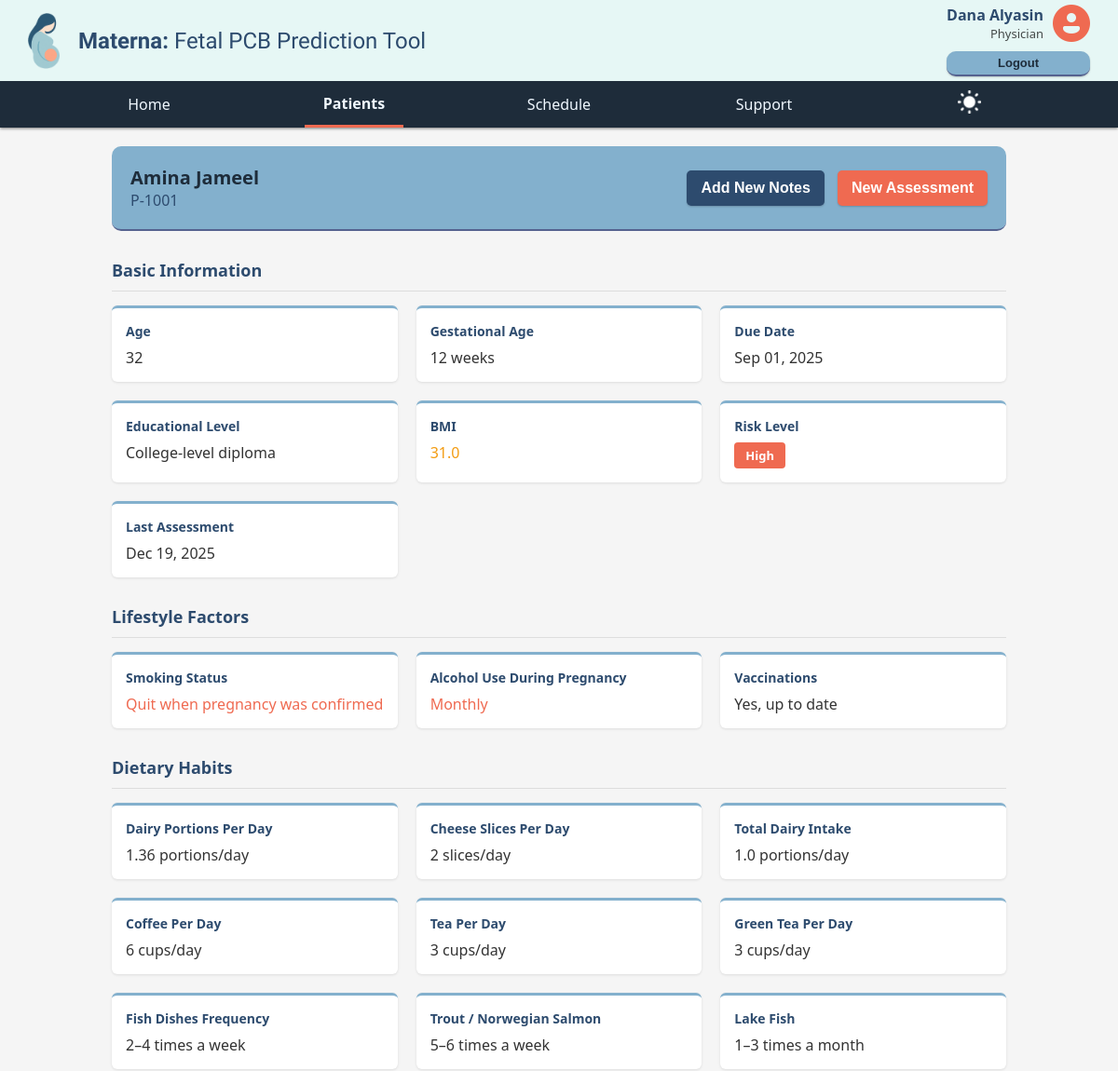
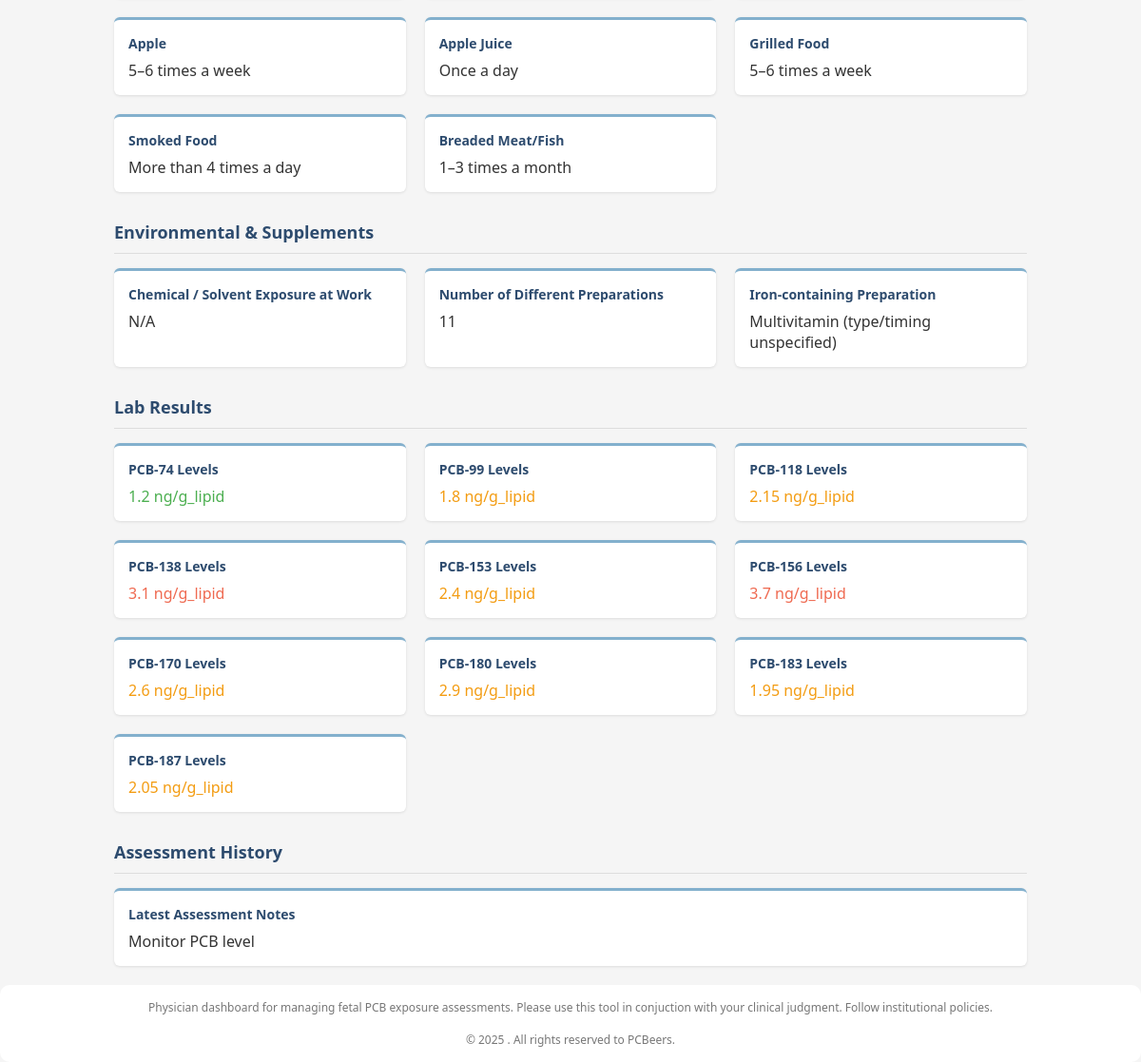
Screenshot of /patients/patient_profile/1001 (signed in) with the database file from the repository (2 pictures, top to bottom).
### models.py (models this page shows)
class Patient(SQLModel, table=True):
    id: Optional[int] = Field(default=None, primary_key=True)
    name: str
    bdate: date
    age: Optional[int] = None
    gestational_age: Optional[int] = None
    due_date: Optional[date] = None
    risk: Optional[str] = None  # e.g. 'low', 'medium', 'high'
    data_consent: bool = Field(default=False)
    is_complete: bool = Field(default=False)
    notes: Optional[str] = None
    docs: Optional[str] = None  # Could be file path or JSON metadata
    physician_id: Optional[int] = Field(default=None, foreign_key="account.id")
    physician: Optional[Account] = Relationship(back_populates="patients")
    appointments: List["Appointment"] = Relationship(back_populates="patient")
    lab_tests: List["LabTest"] = Relationship(back_populates="patient")
    model_features: List["ModelFeatures"] = Relationship(
        back_populates="patient")

### main.py (the view)
@app.get("/patients/patient_profile/{patient_id}")
def physician_patient_profile(request: Request, patient_id: int, session: Session = Depends(get_session)):
    user_data = request.session.get("user")
    data = user_data.copy()
    role = data.get("role")
    if role == "physician":
        data |= dbf.get_physician_patient_profile(session, patient_id)
        return templates.TemplateResponse(f"{role}/patient_profile.html", {"request": request, "data": data})

### templates/physician/patient_profile.html (shortened to what this page needs)
{% extends "layouts/main_layout.html" %}
{% block content %}
<div class="Controls">
    <div>
        <div class="patient-name">{{ data.patient_name }}</div>
        <div class="patient-id">{{ data.patient_id }}</div>
    </div>
    <div>
        <button class="button-secondary" onclick="addNotes()">Add New Notes</button>
        <button class="button-primary" onclick="location.href=location.href + '/assessment';">New
            Assessment</button>
    </div>
</div>
<div class="section-title">Basic Information</div>
<div class="info-grid">
    {% for info in data.personal_info %}
    <div class="info-card">
        <div class="card-title">{{ info.label }}</div>
        <div class="card-value {{ info.value_class|default('') }}">
            {% if info.badge_class %}
            <span class="risk-badge {{ info.badge_class }}">{{ info.value }}</span>
            {% else %}
            {{ info.value }}
            {% endif %}
        </div>
    </div>
    {% endfor %}
</div>
<div class="section-title">Lifestyle Factors</div>
<div class="info-grid">
    {% for info in data.lifestyle_info %}
    <div class="info-card">
        <div class="card-title">{{ info.label }}</div>
        <div class="card-value {{ info.value_class|default('') }}">{{ info.value }}</div>
    </div>
    {% endfor %}
</div>
<div class="section-title">Dietary Habits</div>
<div class="info-grid">
    {% for info in data.diet_info %}
    <div class="info-card">
        <div class="card-title">{{ info.label }}</div>
        <div class="card-value {{ info.value_class|default('') }}">{{ info.value }}</div>
    </div>
    {% endfor %}
</div>
<div class="section-title">Environmental & Supplements</div>
<div class="info-grid">
    {% for info in data.environmental_info %}
    <div class="info-card">
        <div class="card-title">{{ info.label }}</div>
        <div class="card-value {{ info.value_class|default('') }}">{{ info.value }}</div>
    </div>
    {% endfor %}
</div>
<div class="section-title">Lab Results</div>
<div class="info-grid">
    {% if data.lab_results %}
    {% for result in data.lab_results %}
    <div class="info-card">
        <div class="card-title">{{ result.label }}</div>
        <div class="card-value {{ result.value_class|default('') }}">{{ result.value }}</div>
    </div>
    {% endfor %}
    {% else %}
    No Results available yet.
    </br>
    <button class="button-secondary" onclick="requestLabTest()">Request
        Lab Test</button>
    {% endif %}
</div>
<div class="section-title">Assessment History</div>
<div class="info-card">
    <div class="card-title">Latest Assessment Notes</div>
    <div class="card-value" id="assessment_notes">
        {{ data.assessment_notes }}
    </div>
</div>
{% endblock %}

### templates/layouts/main_layout.html (shortened to what this page needs)
{% extends "layouts/parent_layout.html" %}
{% block user %}
<div class="user-info">
    <div>
        <div>
            <div class="user-name">{{data.first_name}} {{data.last_name}}</div>
            <div class="user-role">{{data.job}}</div>
        </div>
        <img src="{{ url_for('static', path='user.png') }}" alt="User Icon" width="40px">
    </div>
    <button class="Controls button-secondary"
        style="padding: 5px; margin: 0px; font-size: small; justify-content: center; background-color: var(--light-blue);"
        onclick="logout();">Logout</button>
</div>
{% endblock %}
{% block nav %}
{% macro nav_link(label, href) %}
{% set current_page = request.url.path.split('/')[1] %}
<a href="/{{ href }}" class="{{ 'active' if href.startswith(current_page) else ''}}">{{ label }}</a>
{% endmacro %}
{{ nav_link('Home', 'home.html') }}
{% if data.role == 'admin' %}
{{ nav_link('Dashboard', 'dashboard.html') }}
{{ nav_link('Accounts Manager', 'accounts.html') }}
{{ nav_link('Reports', 'reports.html') }}
{% elif data.role == 'physician' %}
{{ nav_link('Patients', 'patients.html') }}
{{ nav_link('Schedule', 'schedule.html') }}
{{ nav_link('Support', 'support.html') }}
{% elif data.role == 'lab_admin' %}
{{ nav_link('Lab Results', 'results.html') }}
{{ nav_link('Test Requests', 'requests.html') }}
{{ nav_link('Support', 'support.html') }}
{% elif data.role == 'data_clerk' %}
{{ nav_link('Patients', 'patients.html') }}
{{ nav_link('Appointments', 'appointments.html') }}
{{ nav_link('Support', 'support.html') }}
{% else %}
{{ nav_link('Support', 'support.html') }}
{% endif %}
<a href=""><img src="{{ url_for('static', path='lightmode.png') }}" width="25px"></a>
{% endblock %}
{% block footer %}
{% if data.role == 'admin' %}
Administrator dashboard for managing users, viewing reports, and overseeing system performance.
Ensure all activities comply with organizational policies and data protection regulations.
{% elif data.role == 'physician' %}
Physician dashboard for managing fetal PCB exposure assessments.
Please use this tool in conjuction with your clinical judgment.
Follow institutional policies.
{% elif data.role == 'lab_admin' %}
Labratory Administrator portal for the Fetal PCB Prediction Tool. All testing should be performed according to
standardized protocols. Critical values should be immediately informed to the attending physician for
appropriate clinical intervention.
{% elif data.role == 'data_clerk' %}
Data Receptionist portal for the Fetal PCB Prediction Tool. All patient information entered is confidential and
protected under privacy policies. Please ensure accuracy and completeness of all records.
{% else %}
Research dashboard for maternal and fetal PCB exposure insights and analysis. All insights are generated using
predictive models. Please interpret results in conjunction with clinical expertise and institutional guidelines.
{% endif %}
{% endblock %}

### templates/layouts/parent_layout.html (shortened to what this page needs)
<!DOCTYPE html>
<html lang="en">
<head>
    <link rel="stylesheet" href="{{ url_for('static', path='styles/background.css') }}">
</head>
<body>
    <div class="header-container">
        <header class="header">
            <div class="logo-container">
                <img src="{{ url_for('static', path='logo.png') }}" alt="Materna logo" height="60px">
                <h2 class="brand"><span class="logo">Materna:</span> Fetal PCB Prediction Tool</h2>
            </div>
            {% block user %}{% endblock %}
        </header>
        <nav class="nav-links">
            {% block nav %}{% endblock %}
        </nav>
    </div>
    <div class="content">
        {% block content %}{% endblock %}
    </div>
    <footer class="footer">
        {% block footer %}{% endblock %}
        <br><br>
        © 2025 . All rights reserved to PCBeers.
    </footer>
</body>
</html>

### static/styles/background.css (style rules this page uses)
:root { --dark-blue: #2d4b6e; --light-blue: #83b0cd; --mint: #e6f7f5; --coral: #ef6a51; --navy: #1e2c3a; --whtish: #f5f5f5; }
body { margin: 0; background-color: var(--whtish); color: rgb(51, 51, 51); font-family: 'Segoe UI', Tahoma, Geneva, Verdana, sans-serif; }
.header-container { box-shadow: 0px 1px 3px rgb(0, 0, 0, 0.5); }
.header { display: flex; justify-content: space-between; align-items: center; padding: 5px 30px; background-color: var(--mint); font-size: 12pt; color: var(--dark-blue); }
.header .logo-container { display: flex; align-items: center; gap: 20px; font-weight: lighter; }
.header .logo-container .brand { margin: 10px 0px; font-family: "Eagle Lake", serif; font-weight: lighter; }
.header .logo-container .logo { font-weight: 900; }
.header .user-info { display: grid; align-items: center; gap: 10px; }
.header .user-info div { display: flex; justify-content: space-between; }
.header .user-info div div { display: flex; flex-direction: column; text-align: right; margin-right: 5px; }
.header .user-info .user-name { font-weight: bold; }
.header .user-info .user-role { font-size: small; color: rgba(0, 0, 0, 0.7); }
.nav-links { display: grid; grid-template-columns: repeat(auto-fit, minmax(100px, 1fr)); justify-items: center; margin: 0; padding: 0px 50px; overflow: hidden; background-color: var(--navy); color: aliceblue; font-size: 12pt; }
.nav-links a { align-content: center; text-decoration: none; color: aliceblue; padding: 10px 20px; transition: all 0.3s ease-in-out; }
.nav-links a.active { font-weight: bold; border-bottom: 3px solid var(--coral); }
.content { padding: 0 10%; justify-content: center; align-items: center; }
.Controls { display: flex; flex-wrap: wrap; justify-content: space-between; align-items: center; margin: 20px 0px; padding: 20px; background-color: var(--light-blue); color: var(--navy); border-radius: 10px; border-bottom: 2px solid rgb(85, 98, 143); }
button { padding: 10px 15px; color: white; font-size: medium; font-weight: 550; border: none; border-radius: 5px; box-shadow: 0px 1px 2px rgba(0, 0, 0, 0.2); cursor: pointer; }
.Controls button { padding: 10px 15px; color: white; font-size: medium; font-weight: 550; border: none; border-radius: 5px; box-shadow: 0px 1px 2px rgb(0, 0, 0, 0.2); cursor: pointer; }
.button-primary { background-color: var(--coral); }
.button-secondary { background-color: var(--dark-blue); margin-right: 10px; }
.info-grid { display: grid; grid-template-columns: repeat(3, 1fr); gap: 20px; margin-bottom: 30px; }
.info-card { background-color: white; border-radius: 6px; padding: 15px; box-shadow: 0 1px 3px rgba(0, 0, 0, 0.1); border-top: 3px solid var(--light-blue); }
.card-title { font-weight: bold; color: var(--dark-blue); font-size: 14px; margin-bottom: 8px; }
.card-value { font-size: 16px; font-weight: 500; }
.section-title { font-size: 18px; font-weight: bold; margin: 30px 0 15px 0; color: var(--dark-blue); border-bottom: 1px solid #ddd; padding-bottom: 10px; }
.footer { background-color: white; padding: 15px; border-radius: 10px; font-size: 12px; color: #777; text-align: center; margin-top: 20px; }
.risk-badge { padding: 5px 12px; font-size: 13px; }
.risk-badge, .status-badge { display: inline-block; border-radius: 4px; color: white; font-weight: bold; }
.risk-high, .status-critical, .status-incomplete { background-color: var(--coral); }
.status-1, .bmi-normal { color: #4caf50; }
.status-2, .bmi-warning { color: #f39c12; }
.status-3, .bmi-alert { color: var(--coral); }

### templates/physician/patient_profile.html (style rules this page uses)
.patient-name { font-size: 20px; font-weight: bold; }
.patient-id { color: var(--dark-blue); }

### rows the page displays
Patient: patient_name "Amina Jameel", patient_id "P-1001", assessment_notes "Monitor PCB level"

### other values shown
{{ data.first_name }} "Dana"
{{ data.last_name }} "Alyasin"
{{ data.job }} "Physician"
{{ label }} "Home Patients Schedule Support"
{{ info.label }} "Age" "Gestational Age" "Due Date" "Educational Level" "BMI" "Risk Level" "Last Assessment"
{{ info.value }} "32" "12 weeks" "Sep 01, 2025" "College-level diploma" "31.0" "Dec 19, 2025"
{{ info.value }} "High"
{{ info.label }} "Smoking Status" "Alcohol Use During Pregnancy" "Vaccinations"
{{ info.value }} "Quit when pregnancy was confirmed" "Monthly" "Yes, up to date"
{{ info.label }} "Dairy Portions Per Day" "Cheese Slices Per Day" "Total Dairy Intake" "Coffee Per Day" "Tea Per Day" "Green Tea Per Day" "Fish Dishes Frequency" "Trout / Norwegian Salmon" "Lake Fish" "Apple" "Apple Juice" "Grilled Food" "Smoked Food" "Breaded Meat/Fish"
{{ info.value }} "1.36 portions/day" "2 slices/day" "1.0 portions/day" "6 cups/day" "3 cups/day" "3 cups/day" "2–4 times a week" "5–6 times a week" "1–3 times a month" "5–6 times a week" "Once a day" "5–6 times a week" "More than 4 times a day" "1–3 times a month"
{{ info.label }} "Chemical / Solvent Exposure at Work" "Number of Different Preparations" "Iron-containing Preparation"
{{ info.value }} "N/A" "11" "Multivitamin (type/timing unspecified)"
{{ result.label }} "PCB-74 Levels" "PCB-99 Levels" "PCB-118 Levels" "PCB-138 Levels" "PCB-153 Levels" "PCB-156 Levels" "PCB-170 Levels" "PCB-180 Levels" "PCB-183 Levels" "PCB-187 Levels"
{{ result.value }} "1.2 ng/g_lipid" "1.8 ng/g_lipid" "2.15 ng/g_lipid" "3.1 ng/g_lipid" "2.4 ng/g_lipid" "3.7 ng/g_lipid" "2.6 ng/g_lipid" "2.9 ng/g_lipid" "1.95 ng/g_lipid" "2.05 ng/g_lipid"
